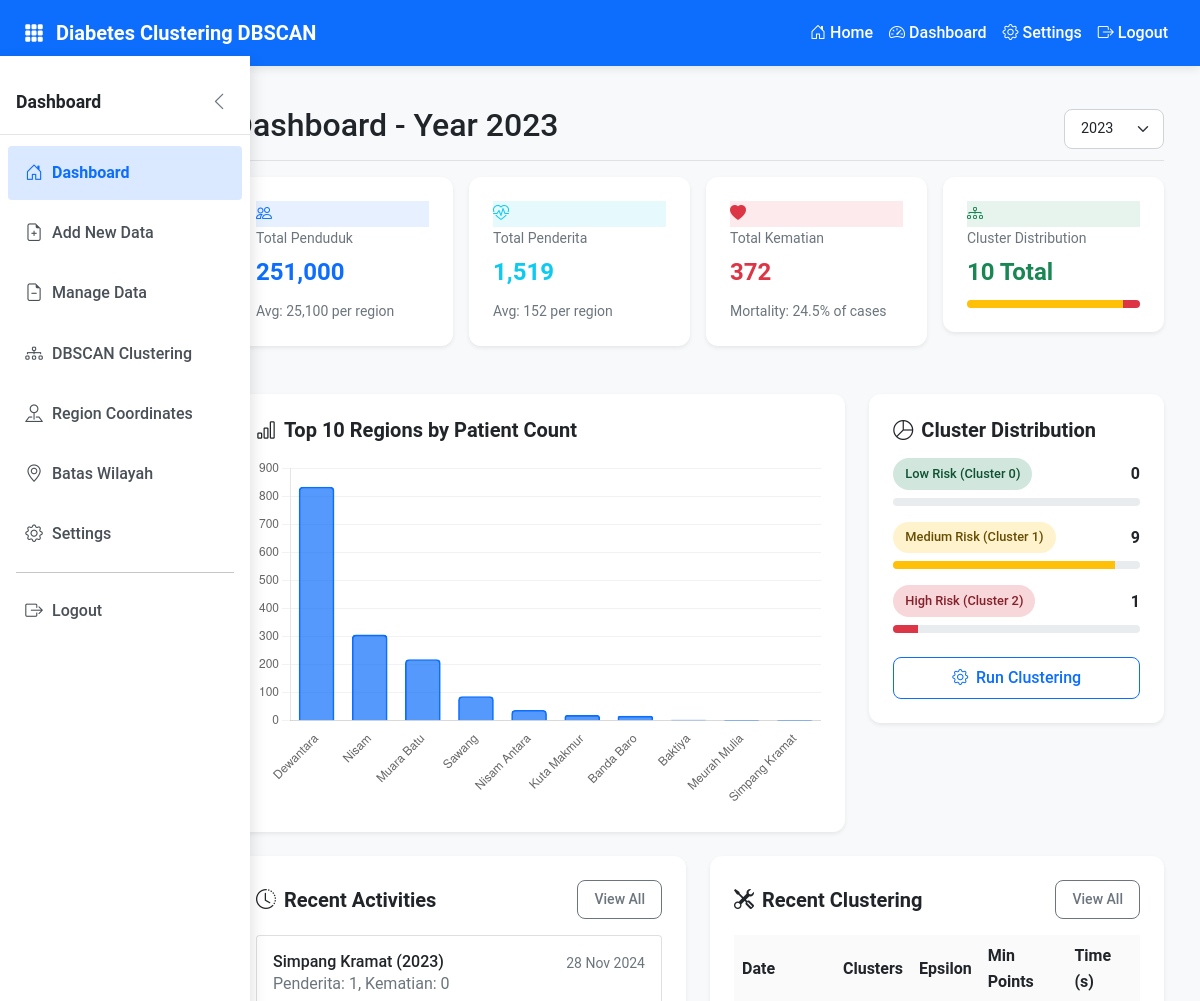
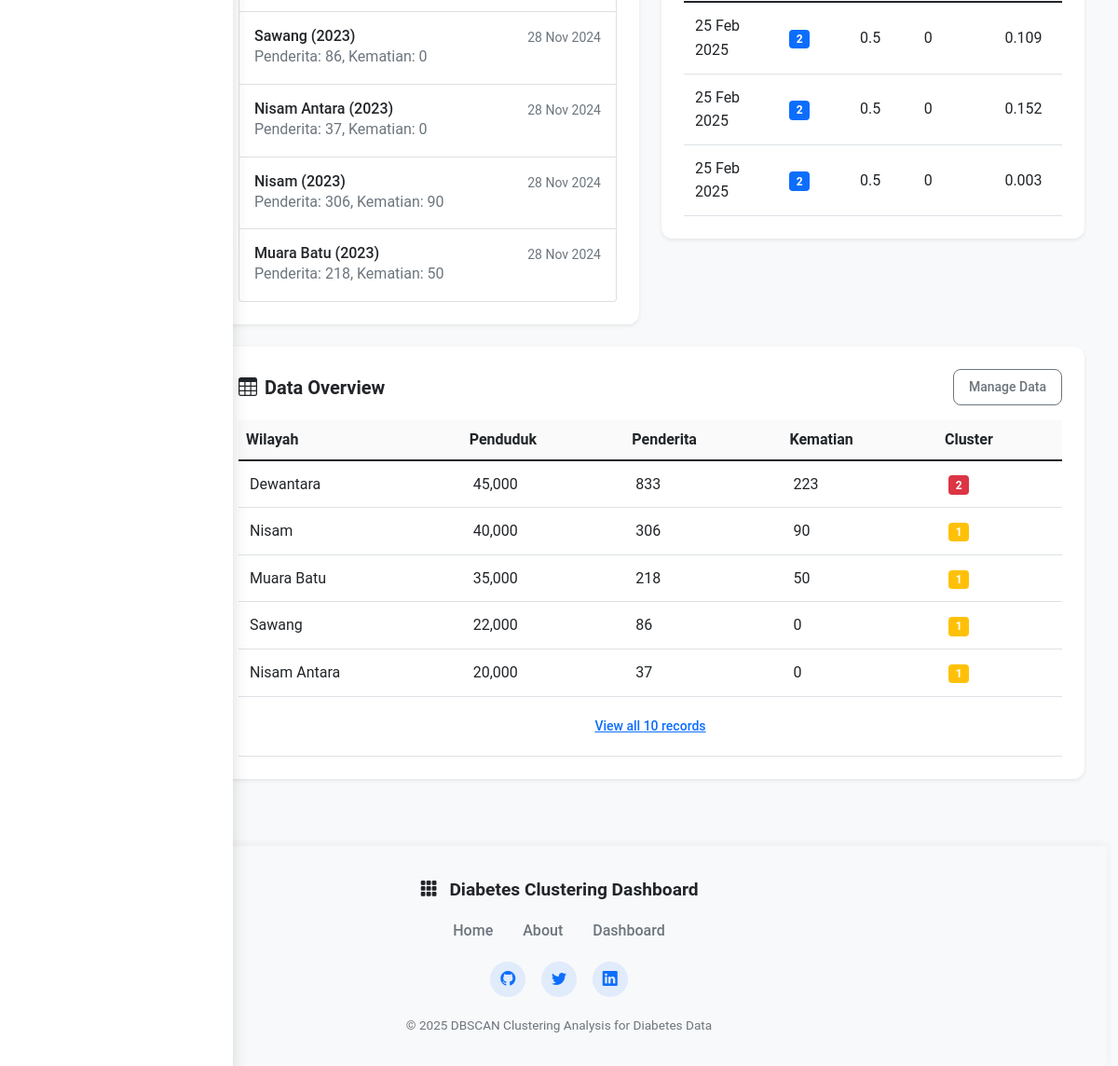
Page /admin/dashboard.php (signed in) on the committed database (2 pictures, top to bottom).
### tables this page shows
CREATE TABLE `diabetes_data`  (
  `id` int(11) NOT NULL AUTO_INCREMENT,
  `wilayah` varchar(100) NOT NULL,
  `jumlah_penduduk` int(11) NOT NULL,
  `jumlah_penderita` int(11) NOT NULL,
  `jumlah_kematian` int(11) NOT NULL,
  `created_at` timestamp(0) NOT NULL DEFAULT current_timestamp(0),
  `cluster` int(11) NULL DEFAULT NULL,
  `tahun` int(11) NULL DEFAULT NULL,
  PRIMARY KEY (`id`) USING BTREE
);

CREATE TABLE `clustering_results`  (
  `id` int(11) NOT NULL AUTO_INCREMENT,
  `cluster_count` int(11) NOT NULL,
  `epsilon` float NOT NULL,
  `min_samples` int(11) NULL DEFAULT NULL,
  `min_points` int(11) NOT NULL,
  `data_points` int(11) NOT NULL,
  `outliers` int(11) NOT NULL,
  `execution_time` float NOT NULL,
  `date_generated` timestamp(0) NOT NULL DEFAULT current_timestamp(0),
  PRIMARY KEY (`id`) USING BTREE
);

### admin/dashboard.php (the view, shortened to what the rows shown need)
<?php
require_once '../config/database.php';
$stmt = $pdo->prepare("SELECT * FROM user_settings WHERE user_id = ?");
$stmt->execute([$_SESSION['user_id']]);
$settings = $stmt->fetch(PDO::FETCH_ASSOC);
$show_chart_dashboard = isset($settings['show_chart_dashboard']) ? (bool)$settings['show_chart_dashboard'] : true;
$selected_year = isset($_GET['year']) ? $_GET['year'] : null;
$stmt = $pdo->query("SELECT DISTINCT tahun FROM diabetes_data ORDER BY tahun DESC");
$years = $stmt->fetchAll(PDO::FETCH_COLUMN);
if (!$selected_year || !in_array($selected_year, $years)) {
    $selected_year = $years[0] ?? date('Y');
}
$stmt = $pdo->prepare("SELECT * FROM diabetes_data WHERE tahun = ? ORDER BY {$settings['default_sort']} DESC");
$stmt->execute([$selected_year]);
$region_data = $stmt->fetchAll(PDO::FETCH_ASSOC);
$chart_data = array_slice($region_data, 0, 10);
$recent_stmt = $pdo->query("SELECT id, wilayah, tahun, jumlah_penderita, jumlah_kematian, created_at
                            FROM diabetes_data
                            ORDER BY created_at DESC
                            LIMIT 5");
$recent_activities = $recent_stmt->fetchAll();
$cluster_stmt = $pdo->query("SELECT * FROM clustering_results ORDER BY date_generated DESC LIMIT 3");
$cluster_history = $cluster_stmt->fetchAll();
include '../includes/header.php';
?>
<div class="container-fluid">
    <div class="row">
        <main class="col-md-9 ms-sm-auto col-lg-10 px-md-4">
            <div class="d-flex justify-content-between flex-wrap flex-md-nowrap align-items-center pt-3 pb-2 mb-3 border-bottom">
                <h1 class="h2">Dashboard - Year <?php echo htmlspecialchars($selected_year); ?></h1>
            </div>
            <div class="row">
                <div class="col-lg-6">
                    <div class="card shadow-sm mb-4">
                        <div class="card-body">
                            <?php if (count($recent_activities) > 0): ?>
                                <div class="list-group">
                                    <?php foreach ($recent_activities as $activity): ?>
                                        <div class="list-group-item list-group-item-action d-flex gap-3 py-3">
                                            <div class="d-flex gap-2 w-100 justify-content-between">
                                                <div>
                                                    <h6 class="mb-0"><?php echo htmlspecialchars($activity['wilayah']); ?> (<?php echo htmlspecialchars($activity['tahun']); ?>)</h6>
                                                    <p class="mb-0 text-muted">
                                                        Penderita: <?php echo number_format($activity['jumlah_penderita']); ?>,
                                                        Kematian: <?php echo number_format($activity['jumlah_kematian']); ?>
                                                    </p>
                                                </div>
                                                <small class="text-muted">
                                                    <?php echo date('d M Y', strtotime($activity['created_at'])); ?>
                                                </small>
                                            </div>
                                        </div>
                                    <?php endforeach; ?>
                                </div>
                            <?php else: ?>
                                <div class="text-center py-4">
                                    <p class="text-muted">No recent activities found.</p>
                                </div>
                            <?php endif; ?>
                        </div>
                    </div>
                </div>
                <div class="col-lg-6">
                    <div class="card shadow-sm mb-4">
                        <div class="card-body">
                            <?php if (count($cluster_history) > 0): ?>
                                <div class="table-responsive">
                                    <table class="table table-hover">
                                        <thead>
                                            <tr>
                                                <th>Date</th>
                                                <th>Clusters</th>
                                                <th>Epsilon</th>
                                                <th>Min Points</th>
                                                <th>Time (s)</th>
                                            </tr>
                                        </thead>
                                        <tbody>
                                            <?php foreach ($cluster_history as $history): ?>
                                                <tr>
                                                    <td><?php echo date('d M Y', strtotime($history['date_generated'])); ?></td>
                                                    <td>
                                                        <span class="badge bg-primary"><?php echo htmlspecialchars($history['cluster_count']); ?></span>
                                                    </td>
                                                    <td><?php echo htmlspecialchars($history['epsilon']); ?></td>
                                                    <td><?php echo htmlspecialchars($history['min_points']); ?></td>
                                                    <td><?php echo htmlspecialchars($history['execution_time']); ?></td>
                                                </tr>
                                            <?php endforeach; ?>
                                        </tbody>
                                    </table>
                                </div>
                            <?php else: ?>
                                <div class="text-center py-4">
                                    <p class="text-muted">No clustering history found.</p>
                                </div>
                            <?php endif; ?>
                        </div>
                    </div>
                </div>
            </div>
            <div class="card shadow-sm mb-4">
                <div class="card-body">
                    <div class="table-responsive">
                        <table class="table table-hover">
                            <thead>
                                <tr>
                                    <th>Wilayah</th>
                                    <th>Penduduk</th>
                                    <th>Penderita</th>
                                    <th>Kematian</th>
                                    <th>Cluster</th>
                                </tr>
                            </thead>
                            <tbody>
                                <?php foreach (array_slice($region_data, 0, 5) as $row): ?>
                                    <tr>
                                        <td><?php echo htmlspecialchars($row['wilayah']); ?></td>
                                        <td><?php echo number_format($row['jumlah_penduduk']); ?></td>
                                        <td><?php echo number_format($row['jumlah_penderita']); ?></td>
                                        <td><?php echo number_format($row['jumlah_kematian']); ?></td>
                                        <td>
                                            <span class="badge bg-<?php
                                                switch ((int)$row['cluster']) {
                                                    case 1: echo 'warning'; break;
                                                    case 2: echo 'danger'; break;
                                                }
                                            ?>">
                                                <?php echo isset($row['cluster']) ? htmlspecialchars($row['cluster']) : 'N/A'; ?>
                                            </span>
                                        </td>
                                    </tr>
                                <?php endforeach; ?>
                            </tbody>
                        </table>
                    </div>
                </div>
            </div>
        </main>
    </div>
</div>
<?php if ($show_chart_dashboard): ?>
<script>
document.addEventListener('DOMContentLoaded', function() {
    const ctx = document.getElementById('regionsChart').getContext('2d');
    new Chart(ctx, {
        type: 'bar',
        data: {
            labels: <?php echo json_encode(array_column($chart_data, 'wilayah')); ?>,
            datasets: [{
                label: 'Jumlah Penderita',
                data: <?php echo json_encode(array_column($chart_data, 'jumlah_penderita')); ?>,
                backgroundColor: 'rgba(13, 110, 253, 0.7)',
                borderColor: 'rgba(13, 110, 253, 1)',
                borderWidth: 1,
                borderRadius: 4,
                barThickness: 'flex',
                maxBarThickness: 35
            }]
        },
        options: {
            responsive: true,
            maintainAspectRatio: false,
            plugins: {
                legend: {
                    display: false
                },
                tooltip: {
                    callbacks: {
                        label: function(context) {
                            return 'Penderita: ' + new Intl.NumberFormat().format(context.raw);
                        },
                        afterLabel: function(context) {
                            const dataIndex = context.dataIndex;
                            const deaths = <?php echo json_encode(array_column($chart_data, 'jumlah_kematian')); ?>[dataIndex];
                            return 'Kematian: ' + new Intl.NumberFormat().format(deaths);
                        }
                    }
                }
            },
            scales: {
                y: {
                    beginAtZero: true,
                    grid: {
                        color: 'rgba(0, 0, 0, 0.05)'
                    },
                    ticks: {
                        callback: function(value) {
                            return new Intl.NumberFormat().format(value);
                        }
                    }
                },
                x: {
                    grid: {
                        display: false
                    },
                    ticks: {
                        maxRotation: 45,
                        minRotation: 45
                    }
                }
            }
        }
    });
});
</script>
<?php endif; ?>
<?php include '../includes/footer.php'; ?>

### rows in the picture
diabetes_data: wilayah "Simpang Kramat", tahun "2023", jumlah_penderita "1", jumlah_kematian "0", created_at "28 Nov 2024"
diabetes_data: wilayah "Sawang", tahun "2023", jumlah_penderita "86", jumlah_kematian "0", created_at "28 Nov 2024", jumlah_penduduk "22,000", cluster "1"
diabetes_data: wilayah "Nisam Antara", tahun "2023", jumlah_penderita "37", jumlah_kematian "0", created_at "28 Nov 2024", jumlah_penduduk "20,000", cluster "1"
diabetes_data: wilayah "Nisam", tahun "2023", jumlah_penderita "306", jumlah_kematian "90", created_at "28 Nov 2024", jumlah_penduduk "40,000", cluster "1"
diabetes_data: wilayah "Muara Batu", tahun "2023", jumlah_penderita "218", jumlah_kematian "50", created_at "28 Nov 2024", jumlah_penduduk "35,000", cluster "1"
clustering_results: date_generated "25 Feb 2025", cluster_count "2", epsilon "0.5", min_points "0", execution_time "0.109"
clustering_results: date_generated "25 Feb 2025", cluster_count "2", epsilon "0.5", min_points "0", execution_time "0.152"
clustering_results: date_generated "25 Feb 2025", cluster_count "2", epsilon "0.5", min_points "0", execution_time "0.003"
diabetes_data: wilayah "Dewantara", jumlah_penduduk "45,000", jumlah_penderita "833", jumlah_kematian "223", cluster "2"

### other values in the picture
$lang['home'] "Home"
$lang['dashboard'] "Dashboard"
$lang['settings'] "Settings"
$lang['logout'] "Logout"
$lang['add_data'] "Add New Data"
$lang['manage_data'] "Manage Data"
$lang['region_coordinates'] "Region Coordinates"
$selected_year "2023"
$total_penduduk "251,000"
$avg_penduduk "25,100"
$total_penderita "1,519"
$avg_penderita "152"
$total_kematian "372"
$mortality_rate "24.5"
array_sum($cluster_counts) "10"
